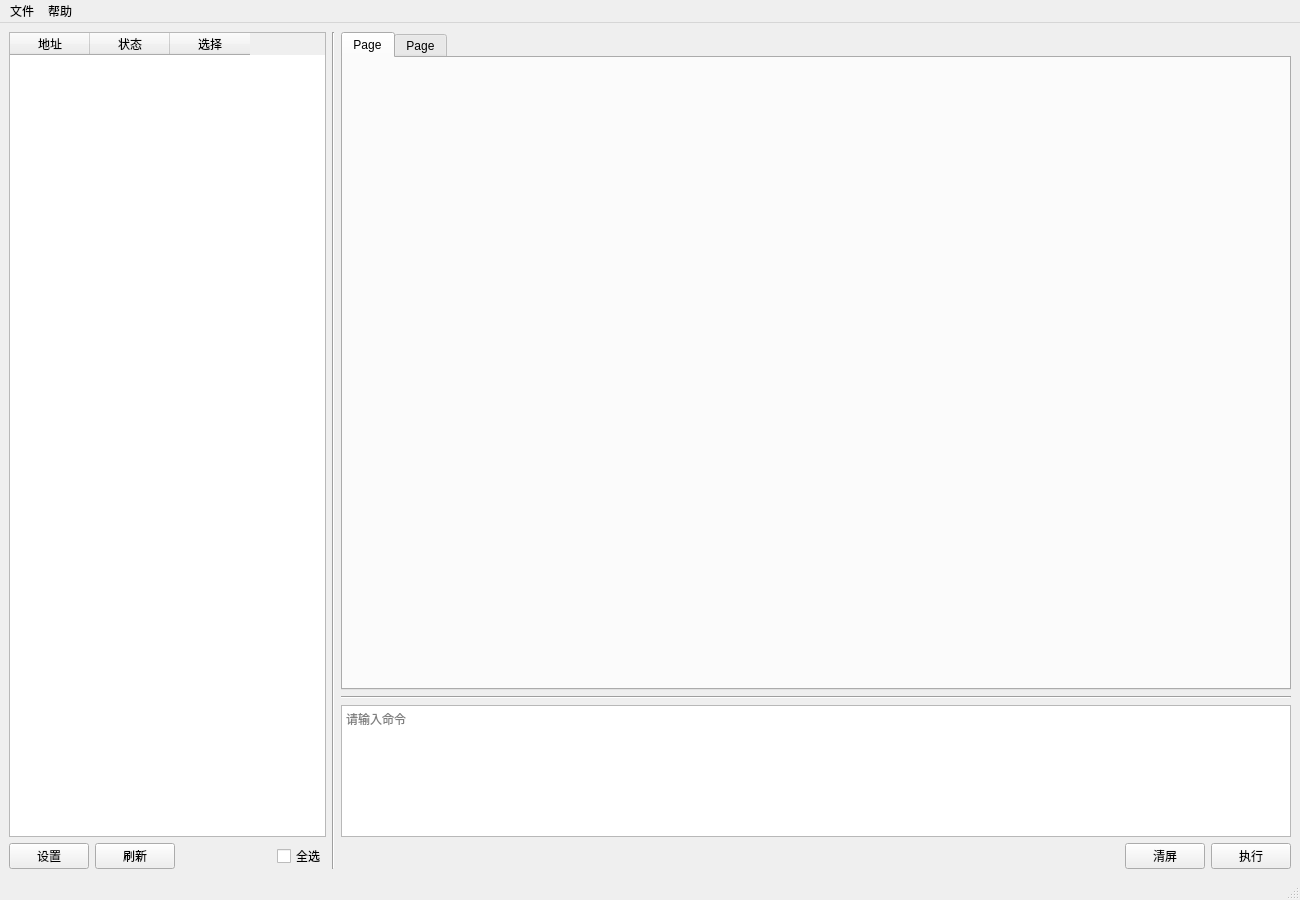
<?xml version="1.0" encoding="UTF-8"?>
<ui version="4.0">
 <class>MainWindow</class>
 <widget class="QMainWindow" name="MainWindow">
  <property name="geometry">
   <rect>
    <x>0</x>
    <y>0</y>
    <width>1300</width>
    <height>900</height>
   </rect>
  </property>
  <property name="minimumSize">
   <size>
    <width>1300</width>
    <height>900</height>
   </size>
  </property>
  <property name="windowTitle">
   <string>MainWindow</string>
  </property>
  <widget class="QWidget" name="centralwidget">
   <layout class="QHBoxLayout" name="horizontalLayout_4">
    <item>
     <layout class="QHBoxLayout" name="horizontalLayout_3" stretch="1,0,3">
      <item>
       <layout class="QVBoxLayout" name="verticalLayout_2">
        <item>
         <widget class="QTableWidget" name="tvHosts">
          <property name="minimumSize">
           <size>
            <width>300</width>
            <height>0</height>
           </size>
          </property>
          <attribute name="horizontalHeaderCascadingSectionResizes">
           <bool>false</bool>
          </attribute>
          <attribute name="horizontalHeaderMinimumSectionSize">
           <number>50</number>
          </attribute>
          <attribute name="horizontalHeaderDefaultSectionSize">
           <number>80</number>
          </attribute>
          <attribute name="verticalHeaderVisible">
           <bool>true</bool>
          </attribute>
          <column>
           <property name="text">
            <string>地址</string>
           </property>
          </column>
          <column>
           <property name="text">
            <string>状态</string>
           </property>
          </column>
          <column>
           <property name="text">
            <string>选择</string>
           </property>
          </column>
         </widget>
        </item>
        <item>
         <layout class="QHBoxLayout" name="horizontalLayout_2">
          <item>
           <widget class="QPushButton" name="btnSetting">
            <property name="text">
             <string>设置</string>
            </property>
           </widget>
          </item>
          <item>
           <widget class="QPushButton" name="btnRefresh">
            <property name="text">
             <string>刷新</string>
            </property>
           </widget>
          </item>
          <item>
           <spacer name="horizontalSpacer_2">
            <property name="orientation">
             <enum>Qt::Horizontal</enum>
            </property>
            <property name="sizeHint" stdset="0">
             <size>
              <width>40</width>
              <height>20</height>
             </size>
            </property>
           </spacer>
          </item>
          <item>
           <widget class="QCheckBox" name="cbSelectAll">
            <property name="text">
             <string>全选</string>
            </property>
           </widget>
          </item>
         </layout>
        </item>
       </layout>
      </item>
      <item>
       <widget class="Line" name="line_2">
        <property name="orientation">
         <enum>Qt::Vertical</enum>
        </property>
       </widget>
      </item>
      <item>
       <layout class="QVBoxLayout" name="verticalLayout" stretch="5,0,1,0">
        <item>
         <widget class="QTabWidget" name="tabOutput">
          <property name="tabPosition">
           <enum>QTabWidget::North</enum>
          </property>
          <property name="tabShape">
           <enum>QTabWidget::Rounded</enum>
          </property>
          <property name="currentIndex">
           <number>0</number>
          </property>
          <property name="usesScrollButtons">
           <bool>true</bool>
          </property>
          <widget class="QWidget" name="tab">
           <attribute name="title">
            <string>Page</string>
           </attribute>
          </widget>
          <widget class="QWidget" name="tab_2">
           <attribute name="title">
            <string>Page</string>
           </attribute>
          </widget>
         </widget>
        </item>
        <item>
         <widget class="Line" name="line">
          <property name="orientation">
           <enum>Qt::Horizontal</enum>
          </property>
         </widget>
        </item>
        <item>
         <widget class="QTextEdit" name="edtCmd">
          <property name="placeholderText">
           <string>请输入命令</string>
          </property>
         </widget>
        </item>
        <item>
         <layout class="QHBoxLayout" name="horizontalLayout">
          <item>
           <spacer name="horizontalSpacer">
            <property name="orientation">
             <enum>Qt::Horizontal</enum>
            </property>
            <property name="sizeHint" stdset="0">
             <size>
              <width>40</width>
              <height>20</height>
             </size>
            </property>
           </spacer>
          </item>
          <item>
           <widget class="QPushButton" name="btnClean">
            <property name="text">
             <string>清屏</string>
            </property>
           </widget>
          </item>
          <item>
           <widget class="QPushButton" name="btnRun">
            <property name="text">
             <string>执行</string>
            </property>
           </widget>
          </item>
         </layout>
        </item>
       </layout>
      </item>
     </layout>
    </item>
   </layout>
  </widget>
  <widget class="QMenuBar" name="menubar">
   <property name="geometry">
    <rect>
     <x>0</x>
     <y>0</y>
     <width>1300</width>
     <height>24</height>
    </rect>
   </property>
   <property name="nativeMenuBar">
    <bool>true</bool>
   </property>
   <widget class="QMenu" name="menuFile">
    <property name="title">
     <string>文件</string>
    </property>
    <addaction name="actionSetting"/>
    <addaction name="separator"/>
    <addaction name="actionClose"/>
   </widget>
   <widget class="QMenu" name="menuHelp">
    <property name="title">
     <string>帮助</string>
    </property>
    <addaction name="actionAbout"/>
   </widget>
   <addaction name="menuFile"/>
   <addaction name="menuHelp"/>
  </widget>
  <widget class="QStatusBar" name="statusBar"/>
  <action name="actionSetting">
   <property name="text">
    <string>设置</string>
   </property>
   <property name="toolTip">
    <string>设置</string>
   </property>
  </action>
  <action name="actionClose">
   <property name="text">
    <string>关闭</string>
   </property>
   <property name="toolTip">
    <string>关闭</string>
   </property>
  </action>
  <action name="actionAbout">
   <property name="text">
    <string>关于</string>
   </property>
   <property name="toolTip">
    <string>关于</string>
   </property>
  </action>
 </widget>
 <resources/>
 <connections/>
</ui>
